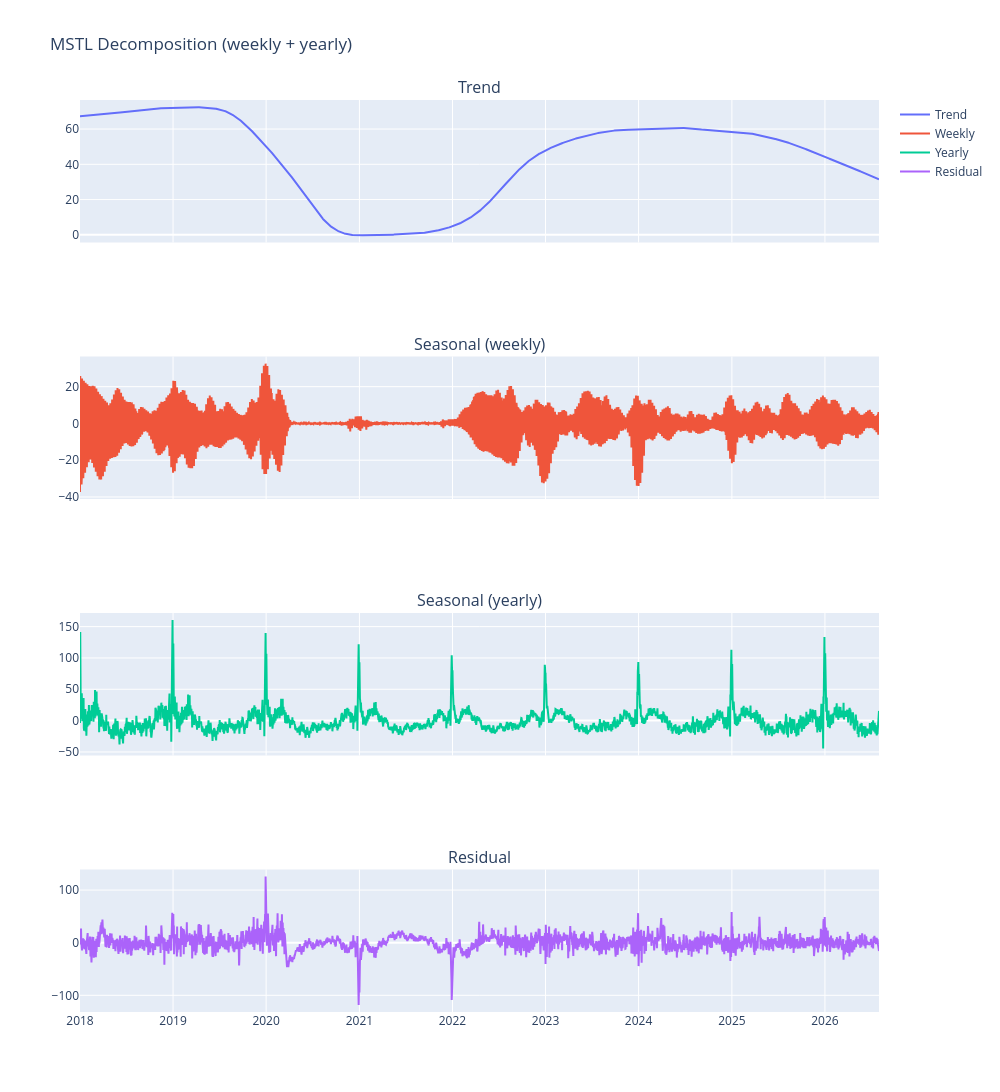

Notebook code for this chart:
### Code cell
from statsmodels.tsa.seasonal import MSTL

mstl = MSTL(df["headcount"], periods=[7, 365])
result = mstl.fit()

fig = make_subplots(rows=4, cols=1, shared_xaxes=True,
                     subplot_titles=("Trend", "Seasonal (weekly)", "Seasonal (yearly)", "Residual"))

fig.add_trace(go.Scatter(x=result.trend.index, y=result.trend, name="Trend"), row=1, col=1)
fig.add_trace(go.Scatter(x=result.seasonal.index, y=result.seasonal["seasonal_7"], name="Weekly"), row=2, col=1)
fig.add_trace(go.Scatter(x=result.seasonal.index, y=result.seasonal["seasonal_365"], name="Yearly"), row=3, col=1)
fig.add_trace(go.Scatter(x=result.resid.index, y=result.resid, name="Residual"), row=4, col=1)

fig.update_layout(height=1200, width=1000, title_text="MSTL Decomposition (weekly + yearly)")
fig.show()

### Figure 1 — Plotly figure (JSON) as saved in the notebook; plotly's stock layout.template omitted (floating-point values rounded to 4 significant figures; data arrays with more than 128 entries replaced by an {"elided": "..."} marker saying what was removed)
{"data": [{"name": "Trend", "type": "scatter", "x": {"elided": "3135 str values"}, "xaxis": "x", "y": {"elided": "3135 float values"}, "yaxis": "y"}, {"name": "Weekly", "type": "scatter", "x": {"elided": "3135 str values"}, "xaxis": "x2", "y": {"elided": "3135 float values"}, "yaxis": "y2"}, {"name": "Yearly", "type": "scatter", "x": {"elided": "3135 str values"}, "xaxis": "x3", "y": {"elided": "3135 float values"}, "yaxis": "y3"}, {"name": "Residual", "type": "scatter", "x": {"elided": "3135 str values"}, "xaxis": "x4", "y": {"elided": "3135 float values"}, "yaxis": "y4"}], "layout": {"annotations": [{"font": {"size": 16}, "showarrow": false, "text": "Trend", "x": 0.5, "xanchor": "center", "xref": "paper", "y": 1, "yanchor": "bottom", "yref": "paper"}, {"font": {"size": 16}, "showarrow": false, "text": "Seasonal (weekly)", "x": 0.5, "xanchor": "center", "xref": "paper", "y": 0.7188, "yanchor": "bottom", "yref": "paper"}, {"font": {"size": 16}, "showarrow": false, "text": "Seasonal (yearly)", "x": 0.5, "xanchor": "center", "xref": "paper", "y": 0.4375, "yanchor": "bottom", "yref": "paper"}, {"font": {"size": 16}, "showarrow": false, "text": "Residual", "x": 0.5, "xanchor": "center", "xref": "paper", "y": 0.1562, "yanchor": "bottom", "yref": "paper"}], "height": 1200, "title": {"text": "MSTL Decomposition (weekly + yearly)"}, "width": 1000, "xaxis": {"anchor": "y", "domain": [0, 1], "matches": "x4", "showticklabels": false}, "xaxis2": {"anchor": "y2", "domain": [0, 1], "matches": "x4", "showticklabels": false}, "xaxis3": {"anchor": "y3", "domain": [0, 1], "matches": "x4", "showticklabels": false}, "xaxis4": {"anchor": "y4", "domain": [0, 1]}, "yaxis": {"anchor": "x", "domain": [0.8438, 1]}, "yaxis2": {"anchor": "x2", "domain": [0.5625, 0.7188]}, "yaxis3": {"anchor": "x3", "domain": [0.2812, 0.4375]}, "yaxis4": {"anchor": "x4", "domain": [0, 0.1562]}}}
